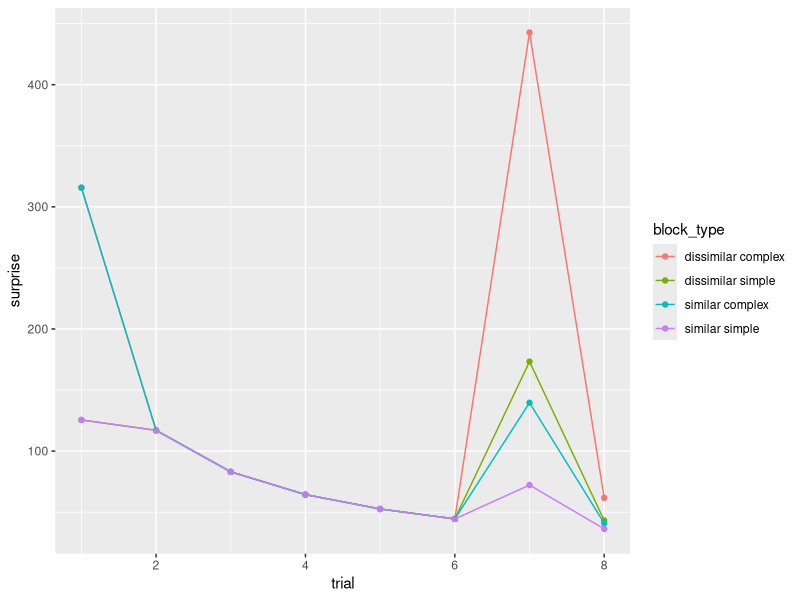
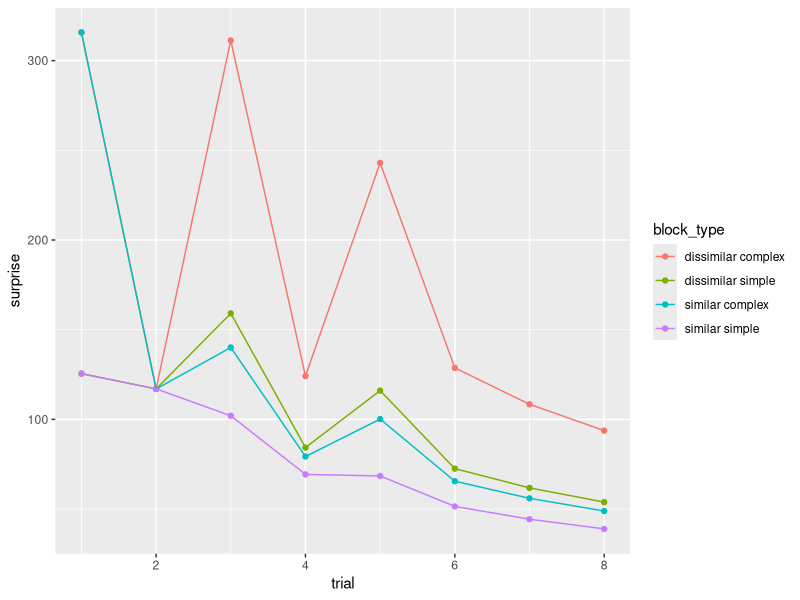

Here is the R script that generated these plots, in order:
## ---- chunk 1
library(tidyverse)
library(patchwork)
library(here)

## ---- chunk 2
TOTAL_FEATURE_N = 50
COMPLEX_FEATURE_N = 20  
SIMPLE_FEATURE_N = 10

# generate stimuli
f.generate_stimuli_vector <- function(total_feature_n, stimuli_feature_n){

    vec <- c(rep(0, total_feature_n - stimuli_feature_n), rep(1, stimuli_feature_n))
  return(sample(vec))

}

# generate similar / dissimilar stimuli
f.generate_stimuli_similarity <- function(original_stimuli, similarity){
  
   non_overlapping_feature <- ifelse(similarity == "similar", .2, .8)
  
    # first figure out where the 1s are at 
    feature_pos <- which(original_stimuli %in% c(1))
    non_feature_pos <- which(original_stimuli %in% c(0))
    
    # change 1 to 0
    feature_change_pos <- sample(feature_pos, 
                            non_overlapping_feature * length(feature_pos), 
                            replace = FALSE)
    
    new_stim <- replace(original_stimuli, feature_change_pos, 0)
    
    # change 0 to 1 
    non_feature_change_pos <- sample(non_feature_pos, 
                            non_overlapping_feature * length(feature_pos), 
                            replace = FALSE)
    
    new_stim <- replace(new_stim, non_feature_change_pos, 1)
    
  
  return (new_stim)  

}

## create a stimuli sequence 
f.block_sequence <- function(total_feature_n, 
                             simple_feature_n, 
                             complex_feature_n,
                             block_length, 
                             deviant_pos, 
                             complexity, 
                             similarity){
  
  TOTAL_FEATURE_N = total_feature_n  
  # the number of 1 in the feature vector 
  SIMPLE_FEATURE_N = simple_feature_n
  COMPLEX_FEATURE_N = complex_feature_n  
  
  feature_n <- ifelse(complexity == "complex", COMPLEX_FEATURE_N, SIMPLE_FEATURE_N)
  background_stim <- f.generate_stimuli_vector(TOTAL_FEATURE_N, feature_n)
  deviant_stim <- f.generate_stimuli_similarity(background_stim, similarity)
  
  block_list <- replicate(block_length, background_stim, simplify = FALSE)
  
  block_list[deviant_pos] <- replicate(length(deviant_pos), 
                                       deviant_stim, 
                                       simplify = FALSE)
  
  return(block_list)

}


example_block_complex_similar <- f.block_sequence(
  TOTAL_FEATURE_N, 
  SIMPLE_FEATURE_N, 
  COMPLEX_FEATURE_N, 
  8, c(7), "complex", "similar")
example_block_complex_dissimilar <- f.block_sequence(
  TOTAL_FEATURE_N, 
  SIMPLE_FEATURE_N, 
  COMPLEX_FEATURE_N, 
  8, c(7), "complex", "dissimilar")
example_block_simple_similar <- f.block_sequence(
  TOTAL_FEATURE_N, 
  SIMPLE_FEATURE_N, 
  COMPLEX_FEATURE_N, 
  8, c(7), "simple", "similar")
example_block_simple_dissimilar <- f.block_sequence(
  TOTAL_FEATURE_N, 
  SIMPLE_FEATURE_N, 
  COMPLEX_FEATURE_N, 8, c(7), "simple", "dissimilar")

NUM_FEATURE_SAMPLE_PER_OBSERVATION <- 3

# generate observation sequence 
make_observation <- function(stimuli, feature_sample){
  
  #figure out the feature position  
  feature_pos <- which(stimuli %in% c(1))
  sampled_feature <- sample(feature_pos, 
                            feature_sample, 
                            replace = FALSE)
  observation <- rep(0, length(stimuli))
  observation[sampled_feature] <- 1
  
  return(observation)
  
}

example_block_complex_similar 
example_observation <- lapply(example_block_complex_similar, make_observation, 
       NUM_FEATURE_SAMPLE_PER_OBSERVATION)
example_observation

## ---- chunk 3
# calculate beta count for a given block
f.beta_count <- function(block){
  prior <- replicate(length(block[[1]]), c(1,1), simplify = FALSE)

  beta_count <- list()

  for (trial in 1:length(block)){
    current_observation = block[[trial]]
    
    if (trial == 1){
      current_trial = prior 
    }else{
      current_trial = beta_count[[trial-1]]
    }
    
    for (feature_index in 1:length(current_trial)){
      
      feature_bin = current_trial[[feature_index]]
      
      if (current_observation[[feature_index]] == 1){
        current_trial[[feature_index]] <- c(current_trial[[feature_index]][1] + 1, 
                                            current_trial[[feature_index]][2])
      }else{
        current_trial[[feature_index]] <- c(current_trial[[feature_index]][1], 
                                            current_trial[[feature_index]][2] + 1)
      }
      
    }
    beta_count[[trial]] <- current_trial
  }
  
  return(beta_count)
}

# use beta count to calculate feature probability 
f.probability <- function(block_beta, block_stimuli){
  
  feature_prob <- lapply(block_beta, 
       function(x) lapply(x, 
                          function(x)x[[1]]/(x[[1]] + x[[2]])))
  
  update_prob_list <- list()

  for (trial in 1:length(block_stimuli)) {
        current_observation = block_stimuli[[trial]]
        
        if (trial == 1){
            current_trial = replicate(length(current_observation), 
                                      0.1)
        }else{
            current_trial = feature_prob[[trial-1]]
        }
        
        
        # loop through each observation feature vector
        new_probability = c()
        for (feature in 1:length(current_observation)){
          if (current_observation[[feature]] == 0){
            current_trial[[feature]] <- 1 - current_trial[[feature]]
          }
        }
        update_prob_list[[trial]] <- current_trial
      
    }
  
  return(update_prob_list)
  
}

f.surprise <- function(block_probability){
  
  feature_surprise <- lapply(block_probability, 
       function(x) lapply(x, 
                          function(x)-log2(x)))

  sum_feature_surprise <- lapply(feature_surprise, 
                               function(x)sum(as.data.frame(x)))
  
  return(sum_feature_surprise)

}

example_beta <- f.beta_count(example_block_complex_similar)
example_prob <- f.probability(example_beta, example_block_complex_similar)
example_suprirse <- f.surprise(example_prob)

f.plot_suprirse <- function(surpise){
  tibble("surprise" = surpise) %>% 
  mutate( trial = row_number()) %>% 
  unnest(surprise) %>% 
  ggplot(aes(x = trial, y = surpise)) + 
  geom_point() + 
  geom_line()
  
}


## ---- chunk 4
f.block_sequence <- function(
  
                             complexity, 
                             similarity){
  
  TOTAL_FEATURE_N = 200 
  # the number of 1 in the feature vector 
  SIMPLE_FEATURE_N = 30
  COMPLEX_FEATURE_N = 90  
  block_length = 8
  deviant_pos = c(7)
  
  feature_n <- ifelse(complexity == "complex", COMPLEX_FEATURE_N, SIMPLE_FEATURE_N)
  background_stim <- f.generate_stimuli_vector(TOTAL_FEATURE_N, feature_n)
  deviant_stim <- f.generate_stimuli_similarity(background_stim, similarity)
  
  block_list <- replicate(block_length, background_stim, simplify = FALSE)
  
  block_list[deviant_pos] <- replicate(length(deviant_pos), 
                                       deviant_stim, 
                                       simplify = FALSE)
  
  return(block_list)

}

# sorry this is disgusting i wish i know r better 
df.seq <- bind_cols(
  tibble(
       complexity = c("complex", "simple"), 
       similarity = c("similar", "dissimilar")) %>% 
     expand(similarity, complexity), 
  tibble(
  "sequence" =
  tibble(
       complexity = c("complex", "simple"), 
       similarity = c("similar", "dissimilar")) %>% 
  expand(similarity, complexity) %>% 
  pmap(f.block_sequence))
)

df.suprirse <- df.seq %>% 
  #rowwise() %>% 
  mutate(
    beta = map(.x = sequence, 
               .f = f.beta_count
         ), 
    probability = map2(
      .x = beta, 
      .y = sequence, 
      .f = f.probability), 
    surprise = map(
      .x = probability, 
      .f = f.surprise
    )) %>% 
select(similarity, complexity, surprise) 
  
## ---- chunk 5
df.suprirse %>% 
  unnest(surprise) %>% 
  unnest(surprise) %>% 
  unnest(surprise) %>% 
  group_by(similarity, complexity) %>% 
  mutate(trial = row_number(), 
         block_type = paste(similarity, complexity)) %>% 
  ggplot(aes(x = trial, 
             y = surprise, 
             color = block_type)) + 
  geom_point() + 
  geom_line()
 
## ---- chunk 6
f.block_sequence <- function(
  
                             complexity, 
                             similarity){
  
  TOTAL_FEATURE_N = 200  
  # the number of 1 in the feature vector 
  SIMPLE_FEATURE_N = 30
  COMPLEX_FEATURE_N = 90  
  block_length = 8
  deviant_pos = c(3,  5)
  
  feature_n <- ifelse(complexity == "complex", COMPLEX_FEATURE_N, SIMPLE_FEATURE_N)
  background_stim <- f.generate_stimuli_vector(TOTAL_FEATURE_N, feature_n)
  deviant_stim <- f.generate_stimuli_similarity(background_stim, similarity)
  
  block_list <- replicate(block_length, background_stim, simplify = FALSE)
  
  block_list[deviant_pos] <- replicate(length(deviant_pos), 
                                       deviant_stim, 
                                       simplify = FALSE)
  
  return(block_list)

}

# sorry this is disgusting i wish i know r better 
df.seq <- bind_cols(
  tibble(
       complexity = c("complex", "simple"), 
       similarity = c("similar", "dissimilar")) %>% 
     expand(similarity, complexity), 
  tibble(
  "sequence" =
  tibble(
       complexity = c("complex", "simple"), 
       similarity = c("similar", "dissimilar")) %>% 
  expand(similarity, complexity) %>% 
  pmap(f.block_sequence))
)

df.suprirse <- df.seq %>% 
  mutate(
    beta = map(.x = sequence, 
               .f = f.beta_count
         ), 
    probability = map2(
      .x = beta, 
      .y = sequence, 
      .f = f.probability), 
    surprise = map(
      .x = probability, 
      .f = f.surprise
    )) %>% 
select(similarity, complexity, surprise) 
  
## ---- chunk 7
df.suprirse %>% 
  unnest(surprise) %>% 
  unnest(surprise) %>% 
  group_by(similarity, complexity) %>% 
  mutate(trial = row_number(), 
         block_type = paste(similarity, complexity)) %>% 
  ggplot(aes(x = trial, 
             y = surprise, 
             color = block_type)) + 
  geom_point() + 
  geom_line()
 
